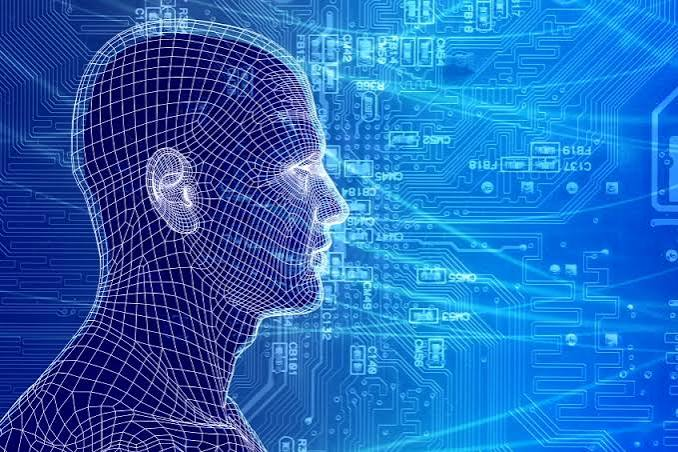
#> input picture image.jpg, 678 x 452 px
$ python Power_Law_Gamma_Correction.py
#> lines starting #> are read from the running program, lines starting #| are printed output that depends on the picture
#s=c×rγ
"""c=1
γ = Gamma value
Gamma < 1 → Brightens image
Gamma > 1 → Darkens image"""
import cv2
import numpy as np

image = cv2.imread("image.jpg")
#> image is the input picture: shape (452, 678, 3); mean B, G, R 186, 103.8, 35.2

gamma = 2.2

image = image / 255.0

gamma_image = np.power(image, gamma)
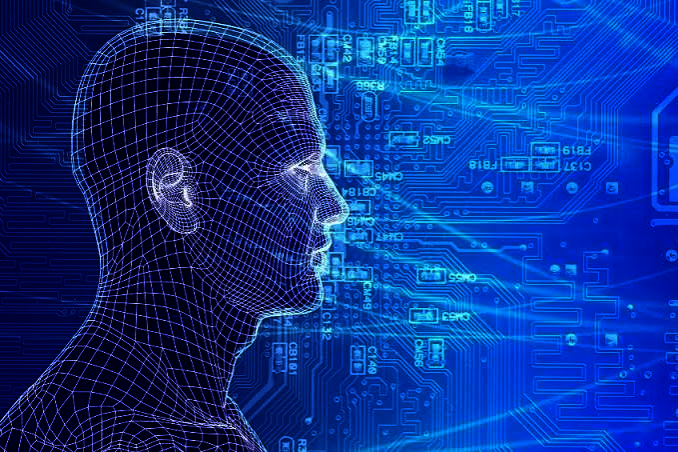
#> gamma_image: shape (452, 678, 3) float64; mean B, G, R 0.561, 0.197, 0.0419

gamma_image = np.uint8(gamma_image * 255)

cv2.imshow("Original", cv2.imread("image.jpg"))
cv2.imshow("Gamma Corrected", gamma_image)

cv2.waitKey(0)
cv2.destroyAllWindows()
